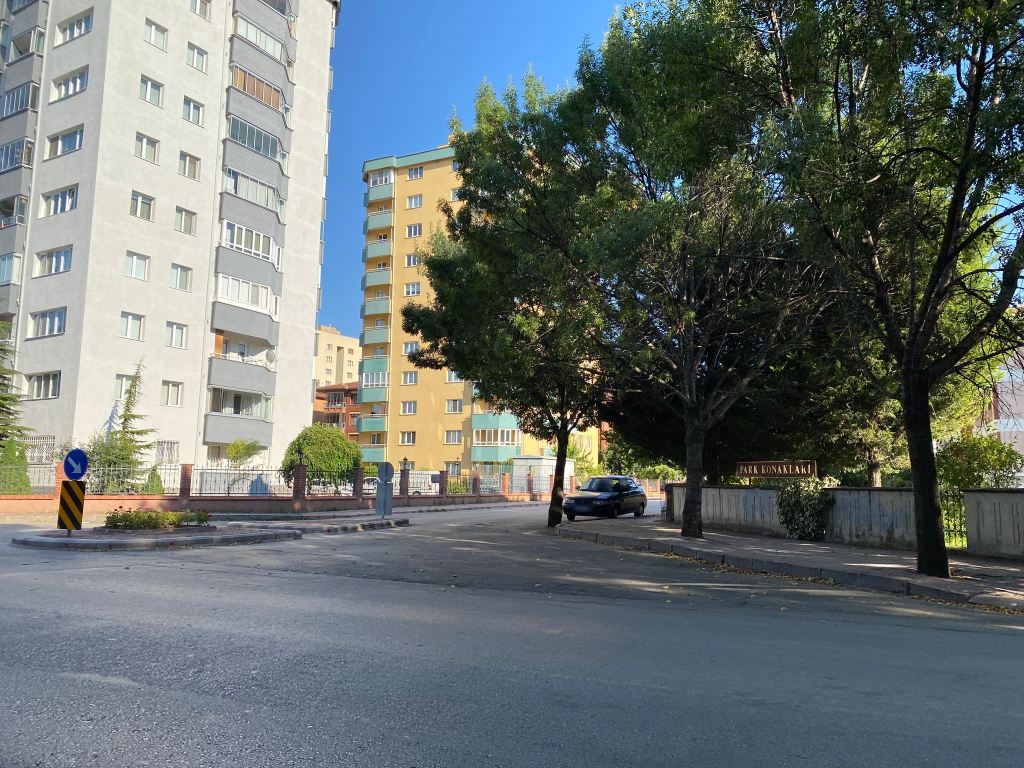
#> input picture 320033569584635.jpg, 2048 x 1536 px (shown at 1/2 size)
$ python basic_image_processing_29.py
#> lines starting #> are read from the running program, lines starting #| are printed output that depends on the picture

####
### This is a tutorial code and notes from https://www.youtube.com/watch?v=mQkcf8kgit8&list=PLHae9ggVvqPgyRQQOtENr6hK0m1UquGaG&index=30

###
from matplotlib import pyplot as plt
from skimage import io, color
from skimage.transform import rescale, resize, downscale_local_mean
from skimage.filters import gaussian,sobel

##  images will have float64 type
im_gray =io.imread("320033569584635.jpg", as_gray=True)
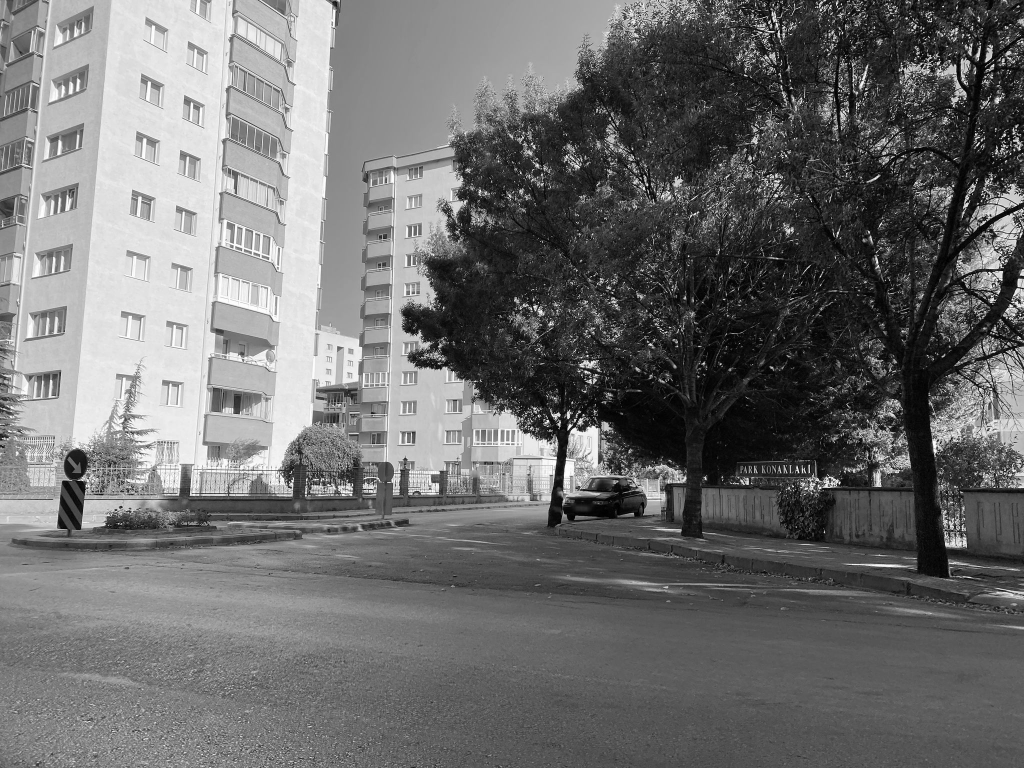
#> im_gray: shape (1536, 2048) float64 (shown at 1/2 size); min 0, max 1, mean 0.434


## images will have unit8 type
im =io.imread("320033569584635.jpg")


## %25 rescaling and image will have float64 , anti-aliasing gaussian smoothing uyguluyor.
im_rescale =rescale(im,1.0/4.0, anti_aliasing=False)
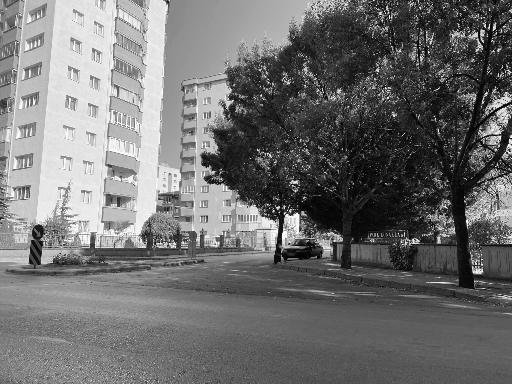
#> im_rescale: shape (384, 512, 1) float64; min 0.00196, max 1, mean 0.442


# Output Image will have 200 by 200 size
im_resize =resize(im,(200,200), anti_aliasing=False)
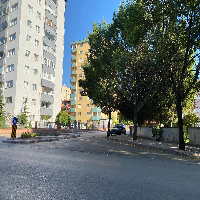
#> im_resize: shape (200, 200, 3) float64; mean R, G, B 0.409, 0.442, 0.435

plt.imshow(im_rescale,cmap='gray')
plt.show()


## it will strech image 4 by 3 scale
#> (the run stopped early here; a loop or call above may not have finished)

$ run again, with 480976409840746.jpg copied over 320033569584635.jpg
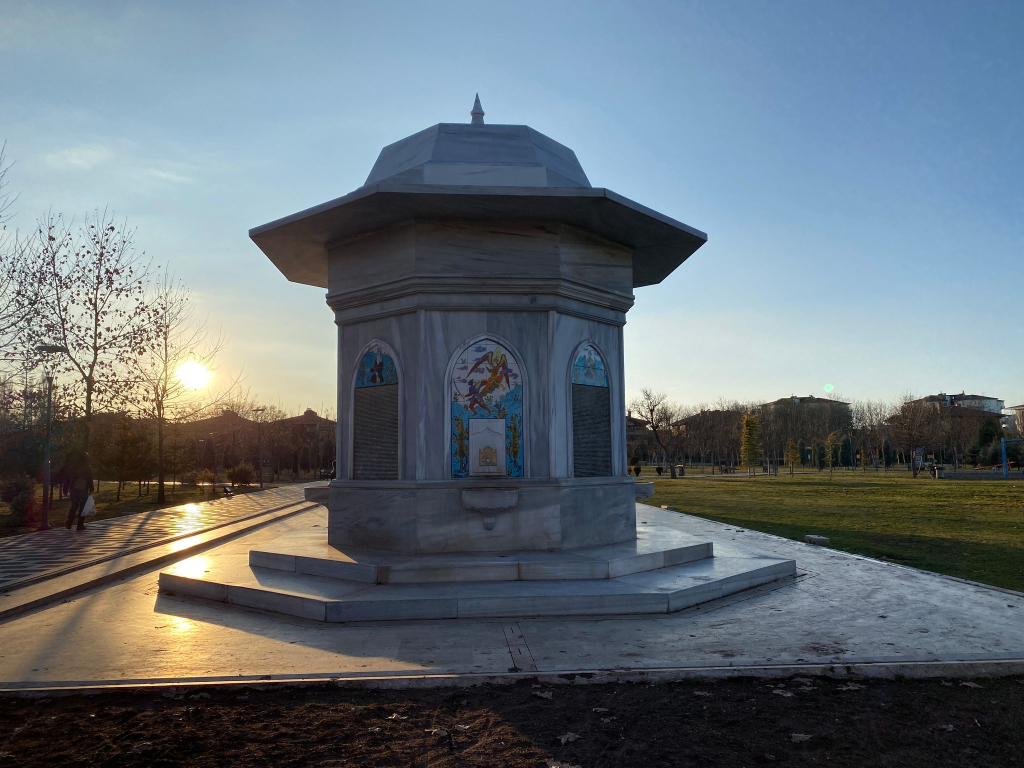
#> input picture 480976409840746.jpg, 2048 x 1536 px (shown at 1/2 size)
#> `im_rescale =rescale(im,1.0/4.0, anti_aliasing=False)`:
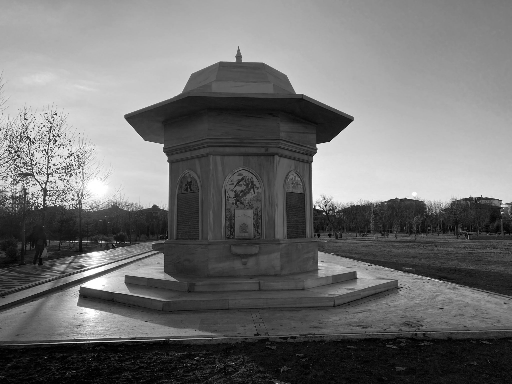
#> im_rescale: shape (384, 512, 1) float64; min 0, max 1, mean 0.442
#> `im_resize =resize(im,(200,200), anti_aliasing=False)`:
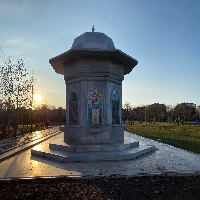
#> im_resize: shape (200, 200, 3) float64; mean R, G, B 0.401, 0.442, 0.47
